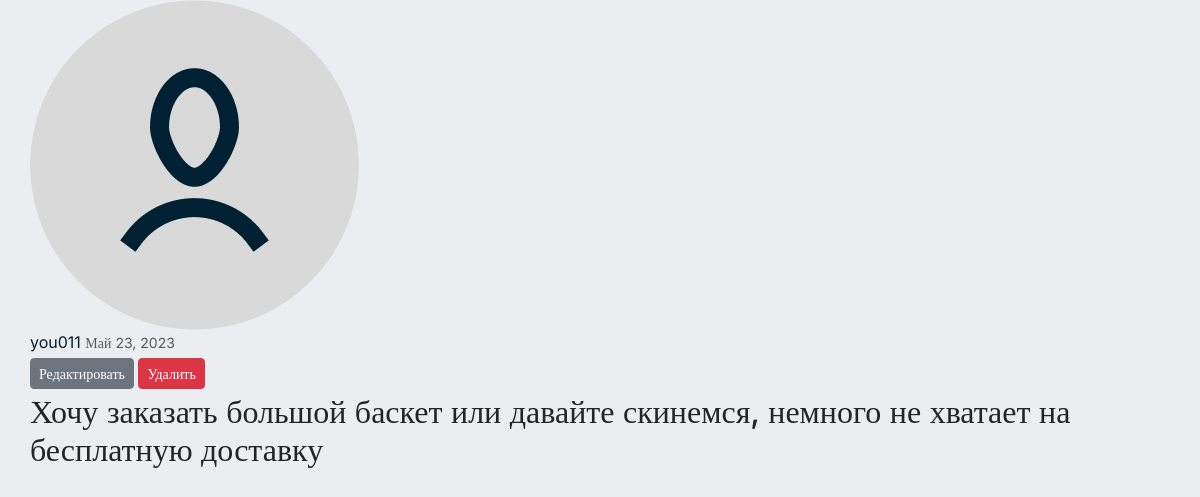
/post/3/ (signed in), run on the app's committed database.
### main/models.py (models this page shows, shortened)
class Post(models.Model):
    date_posted = models.DateTimeField(default=timezone.now)
    author = models.ForeignKey(User, on_delete=models.CASCADE)
    title = models.CharField("Название ордера", max_length=120, help_text='Введите текст поста')
    price = models.FloatField("Стоимость всей еды", default=0)
    price_deliver = models.FloatField("Стоимость доставки", default=0)
    date_deliver = models.DateField("Дата ордера", default=timezone.now)
    time_deliver = models.TimeField("Время ордера", default='17:30:00')
    cnt_people = models.IntegerField("Количество людей", default=2, help_text='Минимум 2, включая вас')
    image = models.ImageField(
        'Картинка',
        upload_to='posts_pics/',
        blank=True,
        null=True
    )
    mod = models.CharField('Мод ордера', blank=True, null=True, max_length=250)
    class Meta:
        ordering = ('-date_posted',)
        verbose_name = 'Пост'
        verbose_name_plural = 'Посты'

### users/models.py (models this page shows, shortened)
class Profile(models.Model):
    user = models.OneToOneField(User, on_delete=models.CASCADE)
    image = models.ImageField('Ваша фотография', default='default.png', upload_to='profile_pics')
    address = models.CharField('Адрес общежития', blank=True, null=True, max_length=250)

### main/views.py (the view)
# urls.py: path('post/<int:pk>/', login_required(login_url='/login/')(PostDetailView.as_view()), name='post-detail'),
class PostDetailView(DetailView):
    model = Post

### main/templates/main/post_detail.html (shortened to what this page needs)
{% extends 'main/layout.html' %}
{% load crispy_forms_tags %}
{% block content %}
  <article class="media content-section">
    <img class="rounded-circle article-img" src="{{ object.author.profile.image.url }}">
    <div class="media-body">
      <div class="article-metadata">
        <a class="mr-2" href="{% url 'user-posts' object.author.username %}">{{ object.author }}</a>
        <small class="text-muted">{{ object.date_posted|date:"F d, Y" }}</small>
        {% if object.author == user %}
          <div>
            <a class="btn btn-secondary btn-sm mt-1 mb-1" href="{% url 'post-update' object.id %}">Редактировать</a>
            <a class="btn btn-danger btn-sm mt-1 mb-1" href="{% url 'post-delete' object.id %}">Удалить</a>
          </div>
        {% endif %}
      </div>
      <h2 class="article-title">{{ object.title }}</h2>
    </div>
  </article>
{% endblock content %}

### main/static/main/css/style_mainpage.css (style rules this page uses)
body { font-family: Inter; background-color: #ECEDF1; }
a { text-decoration: none; color: #002033; }

### main/static/main/css/style_login.css (style rules this page uses)
body { font-family: Inter; background-color: #ECEDF1; }
a { text-decoration: none; color: #002033; }

### main/static/main/css/style_register.css (style rules this page uses)
body { font-family: Inter; background-color: #ECEDF1; }

### data on the page
Post: author.profile.image (placeholder picture), author "you011", date_posted "Май 23, 2023", title "Хочу заказать большой баскет или давайте скинемся, немного не хватает на бесплатную доставку"
